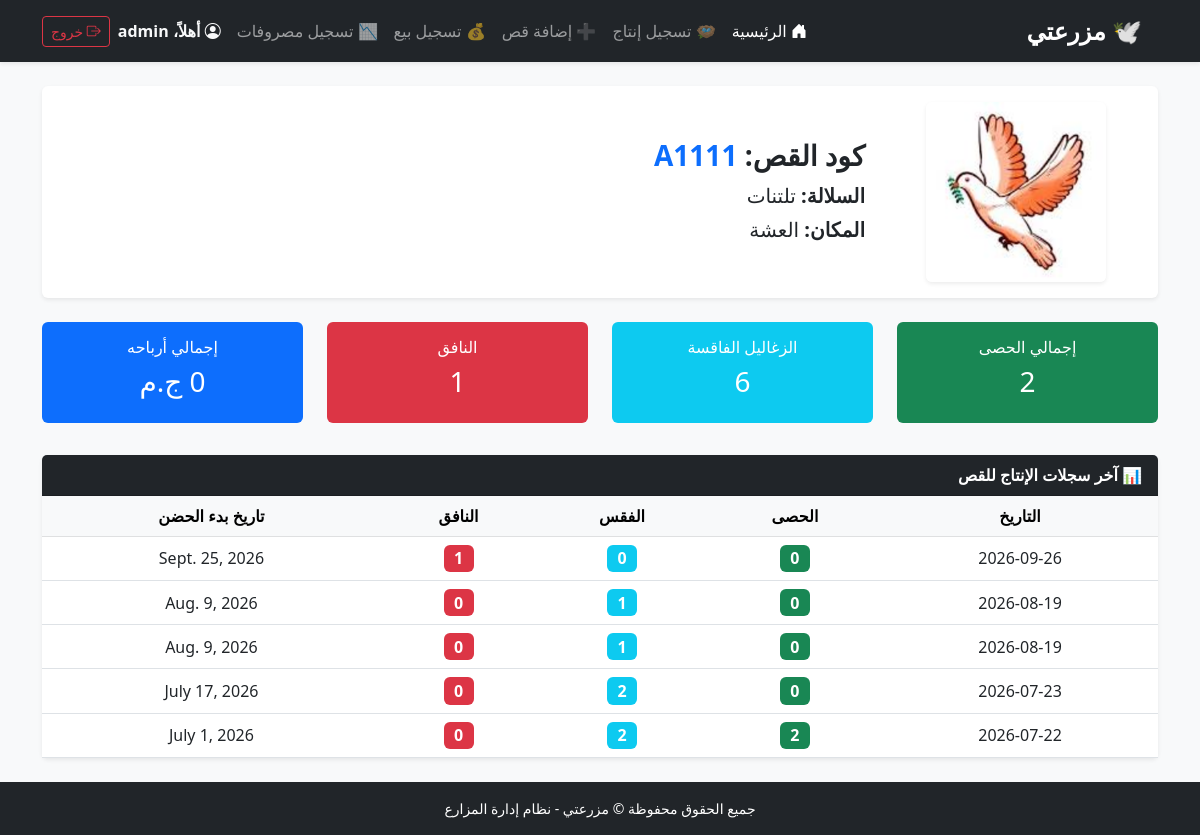
Screenshot of /hmamam/pair/1/ (signed in) with the database file from the repository.
### hmamam/models.py (models this page shows, shortened)
class PigeonPair(models.Model):
    user = models.ForeignKey(User, on_delete=models.CASCADE, verbose_name="صاحب المزرعة")
    loft_or_room = models.ForeignKey(LoftOrRoom, on_delete=models.CASCADE, verbose_name="مكان السكن")
    pair_code = models.CharField(max_length=50, verbose_name="الرقم التعريفي (رقم العين/الدبلة)")
    breed = models.CharField(max_length=50, verbose_name="السلالة/النوع")
    image = models.ImageField(upload_to='pigeons/', blank=True, null=True, verbose_name="صورة القص")
    created_at = models.DateField(auto_now_add=True,null=True, verbose_name="تاريخ التركيب")
    male_details = models.CharField(max_length=255, blank=True, null=True, verbose_name="تفاصيل الذكر")
    female_details = models.CharField(max_length=255, blank=True, null=True, verbose_name="تفاصيل الأنثى")
    notes = models.TextField(blank=True, null=True, verbose_name="ملاحظات")

class LoftOrRoom(models.Model):
    user = models.ForeignKey(User, on_delete=models.CASCADE, verbose_name="صاحب المزرعة")
    name = models.CharField(max_length=50, verbose_name="اسم الغرفة/السلاكة")

class ProductionRecord(models.Model):
    user = models.ForeignKey(User, on_delete=models.CASCADE, verbose_name="المستخدم")
    loft_or_room = models.ForeignKey(LoftOrRoom, on_delete=models.CASCADE)
    pigeon_pair = models.ForeignKey(PigeonPair, on_delete=models.SET_NULL, null=True, blank=True, verbose_name="القص")
    record_date = models.DateField(auto_now_add=True,null=True, verbose_name="تاريخ السجل")
    eggs_found = models.IntegerField(default=0, verbose_name="عدد الحصى")
    incubation_start_date = models.DateField(blank=True, null=True, verbose_name="تاريخ بدء التحيض/البيض")
    squabs_hatched = models.IntegerField(default=0, verbose_name="عدد الزغاليل الفاقسة")
    deaths = models.IntegerField(default=0, verbose_name="عدد النفوق")

### hmamam/views.py (the view)
# urls.py: path('pair/<int:pair_id>/', views.pair_detail_view, name='pair_detail'),
@login_required
def pair_detail_view(request, pair_id):
    pair = get_object_or_404(PigeonPair, id=pair_id, user=request.user)
    records = ProductionRecord.objects.filter(pigeon_pair=pair)
    sales = Sale.objects.filter(pigeon_pair=pair)
    total_eggs = records.aggregate(total=Sum('eggs_found'))['total'] or 0
    total_squabs = records.aggregate(total=Sum('squabs_hatched'))['total'] or 0
    total_deaths = records.aggregate(total=Sum('deaths'))['total'] or 0
    pair_sales_total = sales.aggregate(total=Sum('price'))['total'] or 0
    recent_records = records.order_by('-record_date')[:10]
    context = {
        'pair': pair,
        'total_eggs': total_eggs,
        'total_squabs': total_squabs,
        'total_deaths': total_deaths,
        'pair_sales_total': pair_sales_total,
        'recent_records': recent_records,
    }
    return render(request, 'farm/pair_detail.html', context)

### hmamam/templates/farm/pair_detail.html (shortened to what this page needs)
{% extends 'base.html' %}
{% block content %}
<div class="container py-4">
    <div class="card shadow-sm border-0 mb-4">
        <div class="card-body">
            <div class="row align-items-center">
                <div class="col-md-3 text-center mb-3 mb-md-0">
                    {% if pair.image %}
                    <img src="{{ pair.image.url }}" class="img-fluid rounded shadow-sm" style="max-height: 180px; object-fit: cover;">
                    {% else %}
                    <div class="bg-light p-4 rounded text-muted">بدون صورة</div>
                    {% endif %}
                </div>
                <div class="col-md-9">
                    <h3 class="fw-bold mb-2">كود القص: <span class="text-primary">{{ pair.pair_code }}</span></h3>
                    <p class="fs-5 mb-1"><strong>السلالة:</strong> {{ pair.breed|default:"غير محددة" }}</p>
                    <p class="fs-5 mb-0"><strong>المكان:</strong> {{ pair.loft_or_room.name }}</p>
                </div>
            </div>
        </div>
    </div>
    <div class="row mb-4">
        <div class="col-md-3 mb-2"><div class="card bg-success text-white text-center p-3 border-0"><h6>إجمالي الحصى</h6><h3>{{ total_eggs }}</h3></div></div>
        <div class="col-md-3 mb-2"><div class="card bg-info text-white text-center p-3 border-0"><h6>الزغاليل الفاقسة</h6><h3>{{ total_squabs }}</h3></div></div>
        <div class="col-md-3 mb-2"><div class="card bg-danger text-white text-center p-3 border-0"><h6>النافق</h6><h3>{{ total_deaths }}</h3></div></div>
        <div class="col-md-3 mb-2"><div class="card bg-primary text-white text-center p-3 border-0"><h6>إجمالي أرباحه</h6><h3>{{ pair_sales_total }} ج.م</h3></div></div>
    </div>
    <div class="card shadow-sm border-0">
        <div class="card-header bg-dark text-white fw-bold">📊 آخر سجلات الإنتاج للقص</div>
        <div class="card-body p-0 table-responsive">
            <table class="table table-hover text-center m-0 align-middle">
                <thead class="table-light">
                    <tr>
                        <th>التاريخ</th>
                        <th>الحصى</th>
                        <th>الفقس</th>
                        <th>النافق</th>
                        <th>تاريخ بدء الحضن</th>
                    </tr>
                </thead>
                <tbody>
                    {% for rec in recent_records %}
                    <tr>
                        <td>{{ rec.record_date|date:"Y-m-d" }}</td>
                        <td><span class="badge bg-success fs-6">{{ rec.eggs_found }}</span></td>
                        <td><span class="badge bg-info fs-6">{{ rec.squabs_hatched }}</span></td>
                        <td><span class="badge bg-danger fs-6">{{ rec.deaths }}</span></td>
                        <td>{{ rec.incubation_start_date|default:"-" }}</td>
                    </tr>
                    {% empty %}
                    <tr><td colspan="5" class="text-muted p-3">لا توجد سجلات إنتاج سابقة لهذا القص.</td></tr>
                    {% endfor %}
                </tbody>
            </table>
        </div>
    </div>
</div>
{% endblock %}

### templates/base.html (shortened to what this page needs)
<!DOCTYPE html>
<html lang="ar" dir="rtl">
<head>
    <link href="https://cdn.jsdelivr.net/npm/bootstrap@5.3.0/dist/css/bootstrap.min.css" rel="stylesheet">
    <link rel="stylesheet" href="https://cdn.jsdelivr.net/npm/bootstrap-icons@1.11.0/font/bootstrap-icons.css">
</head>
<body class="bg-light d-flex flex-column min-vh-100">
    <nav class="navbar navbar-expand-lg navbar-dark bg-dark sticky-top shadow-sm">
        <div class="container">
            <a class="navbar-brand fw-bold fs-4" href="{% url 'farm_home' %}">
                🕊️ مزرعتي
            </a>
            <div class="collapse navbar-collapse" id="mainNavbar">
                <ul class="navbar-nav me-auto mb-2 mb-lg-0">
                    <li class="nav-item">
                        <a class="nav-link active" href="{% url 'farm_home' %}">
                            <i class="bi bi-house-door-fill"></i> الرئيسية
                        </a>
                    </li>
                    {% if user.is_authenticated %}
                    <li class="nav-item">
                        <a class="nav-link" href="{% url 'add_production' %}">🪺 تسجيل إنتاج</a>
                    </li>
                    <li class="nav-item">
                        <a class="nav-link" href="{% url 'add_pair' %}">➕ إضافة قص</a>
                    </li>
                    <li class="nav-item">
                        <a class="nav-link" href="{% url 'add_sale' %}">💰 تسجيل بيع</a>
                    </li>
                    <li class="nav-item">
                        <a class="nav-link" href="{% url 'add_expense' %}">📉 تسجيل مصروفات</a>
                    </li>
                    {% endif %}
                </ul>
                <div class="d-flex align-items-center gap-2">
                    {% if user.is_authenticated %}
                        <span class="text-light fw-bold me-2">
                            <i class="bi bi-person-circle"></i> أهلاً، {{ user.username }}
                        </span>
                        <form method="POST" action="{% url 'logout' %}" class="d-inline">
                            <button type="submit" class="btn btn-outline-danger btn-sm">
                                <i class="bi bi-box-arrow-right"></i> خروج
                            </button>
                        </form>
                    {% endif %}
                </div>
            </div>
        </div>
    </nav>
    <main class="flex-grow-1">
        {% block content %}{% endblock %}
    </main>
    <footer class="bg-dark text-white text-center py-3 mt-auto">
        <div class="container">
            <p class="m-0 small">جميع الحقوق محفوظة &copy; مزرعتي - نظام إدارة المزارع</p>
        </div>
    </footer>
</body>
</html>

### rows the page displays
PigeonPair: image (picture), pair_code "A1111", breed "تلتنات", loft_or_room.name "العشة"
ProductionRecord: record_date "2026-09-26", eggs_found "0", squabs_hatched "0", deaths "1", incubation_start_date "Sept. 25, 2026"
ProductionRecord: record_date "2026-08-19", eggs_found "0", squabs_hatched "1", deaths "0", incubation_start_date "Aug. 9, 2026"
ProductionRecord: record_date "2026-08-19", eggs_found "0", squabs_hatched "1", deaths "0", incubation_start_date "Aug. 9, 2026"
ProductionRecord: record_date "2026-07-23", eggs_found "0", squabs_hatched "2", deaths "0", incubation_start_date "July 17, 2026"
ProductionRecord: record_date "2026-07-22", eggs_found "2", squabs_hatched "2", deaths "0", incubation_start_date "July 1, 2026"

### other values shown
{{ user.username }} "admin"
{{ total_eggs }} "2"
{{ total_squabs }} "6"
{{ total_deaths }} "1"
{{ pair_sales_total }} "0"
